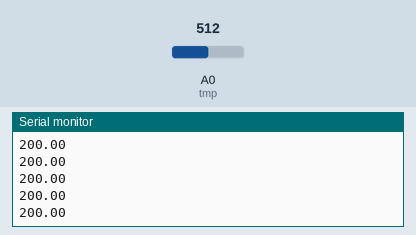
A sketch run on a simulated Arduino Uno, built with avr-gcc and run on an emulated ATmega328P. Shown: the last lines printed to the serial monitor. Inputs (shaded band) come from the test bench; at power-on: A0 (tmp) = 512.

Above: at 1.2 s.
1.3 s: A0 (tmp) set to 716
At 1.8 s:
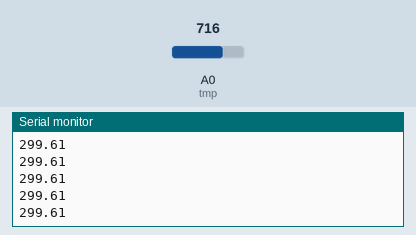
2.8 s: A0 (tmp) set to 900
At 3.4 s:
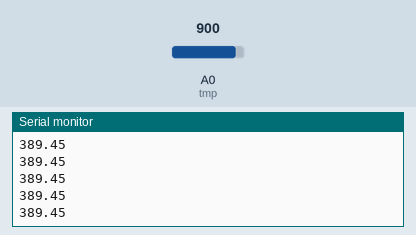
Timing chart, 0 to 5.8 s (numbered marks = the images above; inputs shaded):
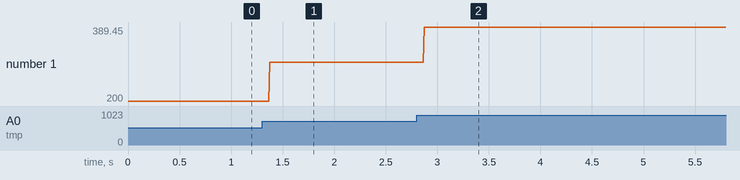

The sketch:

LAB3_4.ino
```cpp
int tmp=A0;

void setup() {
Serial.begin(9600);
}

void loop() {
  int val_temp=analogRead(tmp);

  float vol= val_temp * 5000.0/1024.0;
  float cel=(vol-500)/10.0;

  Serial.println(cel);
}
```

Measured:
- after the input at 1.3 s, the serial monitor: prints a new line after 0.07 s (image 1)
- after the input at 2.8 s, the serial monitor: prints a new line after 0.07 s (image 2)
- plotted number 1: 200 → 299.61 after the input at 1.3 s, 299.61 → 389.45 after the input at 2.8 s
